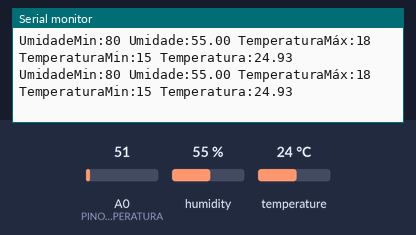
The sketch below on a simulated Arduino Uno, built with avr-gcc and run on an emulated ATmega328P. Parts: the last lines printed to the serial monitor. The inputs (shaded band) are chosen by the test bench; at power-on: humidity 55 %, A0 (PINO_SENSOR_TEMPERATURA) = 51, temperature 24 °C.

Above: at 1.8 s.
1.9 s: humidity set to 22 %
At 3.3 s:
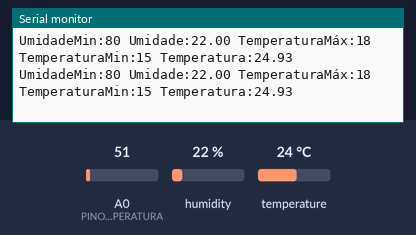
3.4 s: A0 (PINO_SENSOR_TEMPERATURA) set to 61
At 4.7 s:
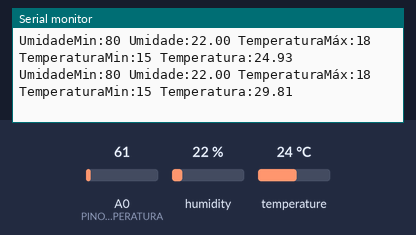
4.9 s: humidity set to 40 %
At 5.5 s:
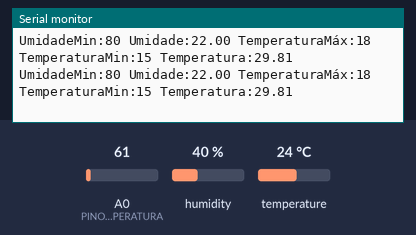
6.4 s: A0 (PINO_SENSOR_TEMPERATURA) set to 71
At 8.1 s:
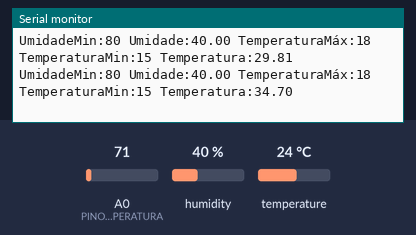
Timing chart, 0 to 8.9 s (numbered marks = the images above; inputs shaded):
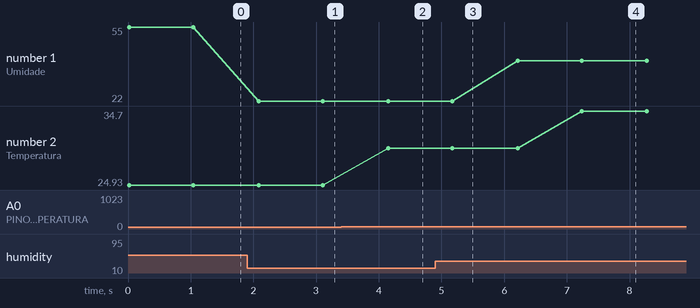

Measured:
- after the input at 1.9 s, the serial monitor: prints a new line after 0.19 s (image 1)
- after the input at 3.4 s, the serial monitor: prints a new line after 0.75 s (image 2)
- after the input at 6.4 s, the serial monitor: prints a new line after 0.83 s (image 4)
- plotted number 1: 55 → 22 after the input at 1.9 s, 22 → 40 after the input at 4.9 s
- plotted number 2: 24.93 → 29.81 after the input at 3.4 s, 29.81 → 34.7 after the input at 6.4 s

The sketch:

Codigos_Sensores.ino
```cpp
// BLOCO 1

// CÓDIGO SENSORES DE TEMPERATURA (LM35) E DE UMIDADE E TEMPERATURA (DHT11)

  #include "DHT.h" //TRAZ A BIBLIOTECA DOS SENSORES "DHT"

  #define TIPO_SENSOR DHT11 //DEFINE O SENSOR QUE SERÁ UTILIZADO (DHT11)

  // LM35
  const int PINO_SENSOR_TEMPERATURA = A0; //CONSTANTE QUE INDICA A PORTA QUE SERÁ UTILIZADA NO SENSOR LM35 (A0)

  float temperaturaCelsius; //VARIÁVEL QUE ARMAZENARA A TEMPERATURA DO SENSOR LM35

  // DHT11
  const int PINO_SENSOR_DHT11 = A1;//CONSTANTE QUE INDICA A PORTA QUE SERÁ UTILIZADA NO SENSOR DHT11(A1)

  DHT sensorDHT(PINO_SENSOR_DHT11, TIPO_SENSOR); //CRIA UMA VARIÁVEL "DHT" PARA O SENSOR DHT11


// BLOCO 2
  void setup() { //EXECUTADA QUANDO O CODIGO É INICIADO

      Serial.begin(9600); //DEFINE A TAXA DE BITS POR SEGUNDO UTILIZADA NA TRANSCRIÇÃO DE DADOS

      sensorDHT.begin(); //INICIALIZA O SENSOR DHT11
      }


// BLOCO 3

  void loop() { //EXECUTARÁ O CÓDIGO ENQUANTO ESTA CONDIÇÃO FOR VERDADEIRA

      int valorLeitura = analogRead(PINO_SENSOR_TEMPERATURA); //OBTÉM O VALOR DE TEMPERATURA RECEBIDO NA PORTA REFERIDA

      temperaturaCelsius = (valorLeitura * 5.0 / 1023.0) / 0.01; // CONVERTE A TEMPERATURA PARA CELSIUS

      float umidade = sensorDHT.readHumidity(); //OBTÉM A UMIDADE DO SENSOR DHT11


      if (isnan(umidade) || isnan(temperaturaCelsius)) {
          Serial.println("Erro ao ler os dados do sensor"); //SE AS VARIÁVEIS NÃO FOREM UM NÚMERO, PRINTARÁ A SEGUINTE MENSAGEM
      } else {

          //SE TUDO ESTIVE CORRETO, PRINTARÁ OS DADOS DE UMIDADE DO SENSOR DE DHT11 E DADOS DE TEMPERATURA DO SENSOR LM35
          Serial.print("UmidadeMin:");
          Serial.print(80); // METRICAS DE UMIDADE MINIMA
          Serial.print(" ");
          Serial.print("Umidade:");
          Serial.print(umidade); //DADOS DO SENSOR DE UMIDADE
          Serial.print(" ");
          Serial.print("TemperaturaMáx:");
          Serial.print(18); // METRICAS DE TEMPERATURA MAXIMA
          Serial.print(" ");
          Serial.print("TemperaturaMin:");
          Serial.print(15); // METRICAS DE TEMPERATURA MINIMA
          Serial.print(" ");
          Serial.print("Temperatura:");
          Serial.println(temperaturaCelsius); // DADOS DO SENSOR DE TEMPERATURA
      }

      delay(1000); //AGUARDARÁ UM SEGUNDO ANTES DE FAZER O PROXÍMO PRINT
  }
```
